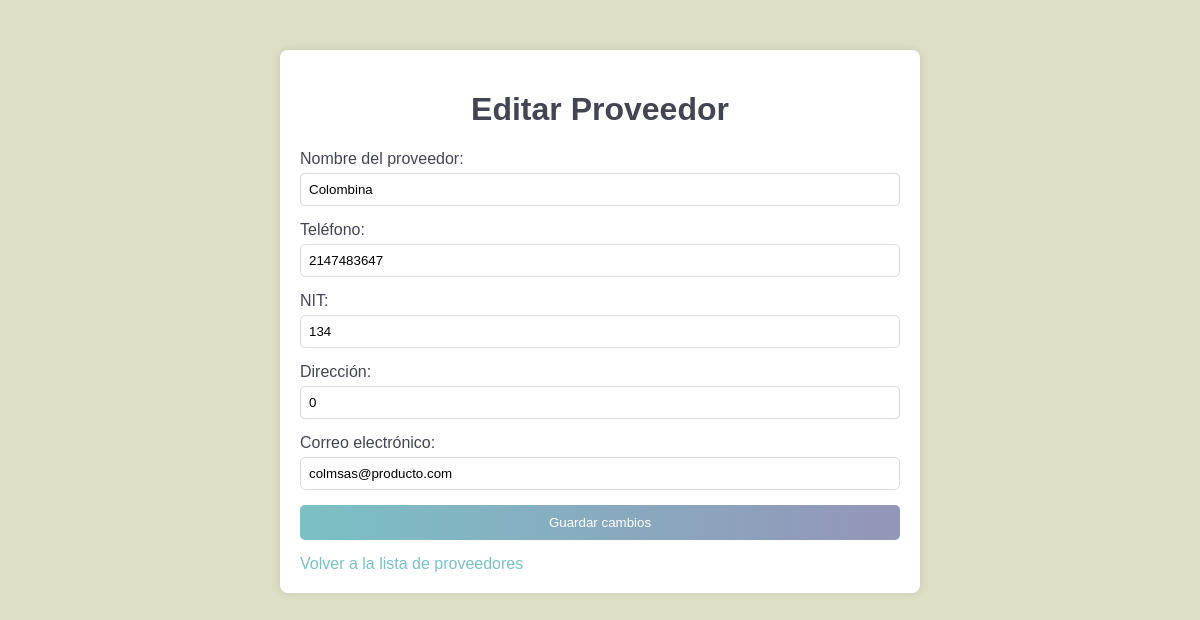
Page /editar_proveedor.php?codigo=1 (signed in) on the committed database.
### tables this page shows
CREATE TABLE `proveedor` (
  `Codigoproveedor` int(11) NOT NULL,
  `Codigoproducto` int(11) NOT NULL,
  `Nombre_proveedor` varchar(150) NOT NULL,
  `Nit` int(50) NOT NULL,
  `Cantidad_total` int(11) NOT NULL,
  `Direccion` varchar(150) NOT NULL,
  `Telefono` int(100) NOT NULL,
  `Correo_electronico` varchar(100) NOT NULL,
  `Correo_factura` varchar(100) NOT NULL
);

### editar_proveedor.php (the view, shortened to what this page needs)
<?php
include('conexion.php');
$codigo_proveedor = $_GET['codigo'];
$sql = "SELECT Codigoproveedor, Nombre_proveedor, Telefono, Nit, Direccion, Correo_electronico FROM proveedor WHERE Codigoproveedor = ?";
$stmt = $conex->prepare($sql);
$stmt->bind_param('s', $codigo_proveedor);
$stmt->execute();
$resultado = $stmt->get_result();
$proveedor = $resultado->fetch_assoc();
?>
<!DOCTYPE html>
<html lang="es">
<head>
</head>
<body>
    <div class="form-container">
        <h1>Editar Proveedor</h1>
        <form action="" method="post">
            <label for="nombre">Nombre del proveedor:</label>
            <input type="text" id="nombre" name="nombre" value="<?= htmlspecialchars($proveedor['Nombre_proveedor']) ?>" required>
            <label for="telefono">Teléfono:</label>
            <input type="text" id="telefono" name="telefono" value="<?= htmlspecialchars($proveedor['Telefono']) ?>" required>
            <label for="nit">NIT:</label>
            <input type="text" id="nit" name="nit" value="<?= htmlspecialchars($proveedor['Nit']) ?>" required>
            <label for="direccion">Dirección:</label>
            <input type="text" id="direccion" name="direccion" value="<?= htmlspecialchars($proveedor['Direccion']) ?>" required>
            <label for="correo">Correo electrónico:</label>
            <input type="email" id="correo" name="correo" value="<?= htmlspecialchars($proveedor['Correo_electronico']) ?>" required>
            <button type="submit">Guardar cambios</button>
        </form>
        <a href="admin.php">Volver a la lista de proveedores</a>
    </div>
</body>
</html>

### editar_proveedor.php (style rules this page uses)
body { font-family: Arial, sans-serif; background-color: #dddfc7; color: #444552; margin: 0; padding: 0; }
.form-container { max-width: 600px; margin: 50px auto; padding: 20px; background: white; border-radius: 8px; box-shadow: 0 0 10px rgba(0, 0, 0, 0.1); }
.form-container h1 { text-align: center; }
.form-container form { display: flex; flex-direction: column; }
.form-container label { margin-bottom: 5px; }
.form-container input { margin-bottom: 15px; padding: 8px; border: 1px solid #ddd; border-radius: 5px; }
.form-container button { padding: 10px; background: linear-gradient(to right, #7bc0c5, #9495b9); color: white; border: none; border-radius: 5px; cursor: pointer; }
.form-container a { display: inline-block; margin-top: 15px; color: #7bc0c5; text-decoration: none; }

### rows in the picture
proveedor: nombre "Colombina", telefono "2147483647", nit "134", direccion "0", correo "colmsas@producto.com"
